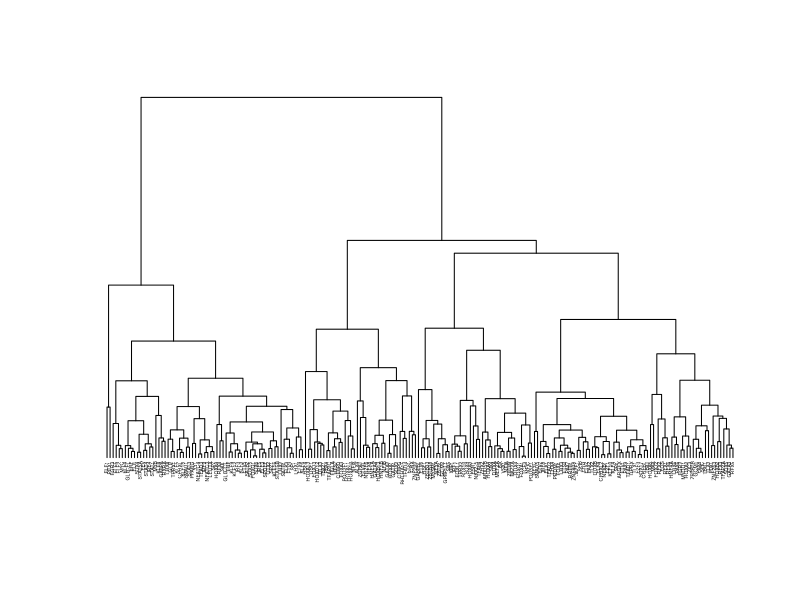
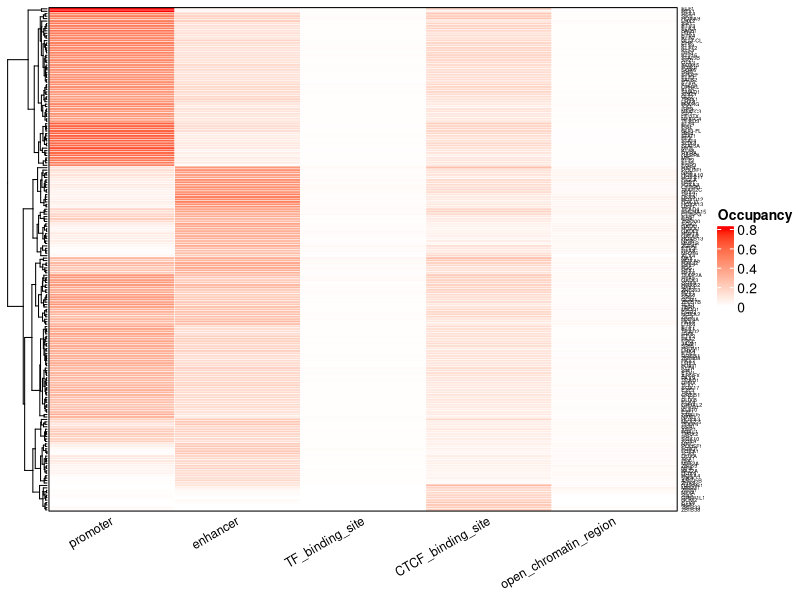
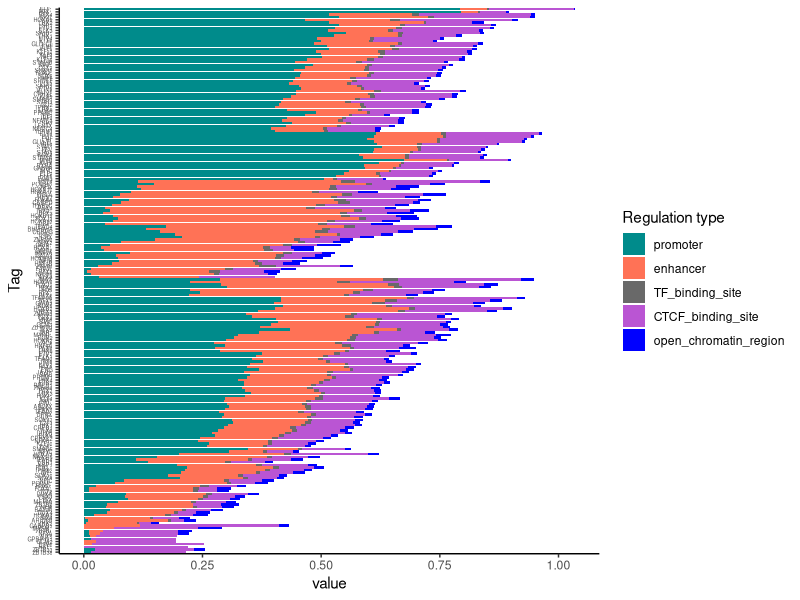

Recreate these plots in R, in order.
######################### left
library(ComplexHeatmap)

file<-read.table(file = "./input_data/Fig2B-left-input.txt",sep = "\t", header = T, row.names = 1)
new_file = as.matrix(file)
noNA<-na.omit(new_file)
rownames=rownames(noNA)
colnames=colnames(noNA)
d <- dist(noNA,method = "euclidean")
cluster2 <- hclust(d, method = "complete")

pdf("cluster.pdf", width = 12, height = 3)
plot(cluster2,hang = -1,cex=0.3,axes=F,ann=F)
dev.off()

pdf("Fig2B-left.pdf", width = 3, height = 10)
Heatmap(noNA, 
        cluster_columns = F,
        cluster_rows = T,
        row_order = rownames,
        column_order = colnames,
        row_names_side = "right",
        show_column_names = TRUE,
        show_row_names = TRUE,
        column_names_gp = gpar(fontsize = 9),
        column_names_rot = 30,
        row_names_gp = gpar(fontsize = 3.9),
        name = "Occupancy",
        border = 'black',
        col = c('white','red'),
        rect_gp = gpar(col = "white", lwd = 0.4),
)
dev.off()

######################### right
library(ggplot2)
library(reshape2)

file<-read.table("./input_data/Fig2B-right-input.txt",header = T, sep = "\t")
file2<-melt(file, id.vars = "Tag")
file2$Tag= factor(file2$Tag, levels = file$Tag)
file2$variable=factor(file2$variable, levels = c('open_chromatin_region', 'CTCF_binding_site', 'TF_binding_site','enhancer', 'promoter'))

pdf("Fig2B-right.pdf", width = 6, height = 10)
ggplot(file2, aes(x = value, y = Tag, fill = variable)) +
  geom_bar(stat = "identity") +
  guides(fill=guide_legend(reverse=TRUE)) +
  scale_fill_manual(name = "Regulation type", 
  values = c("blue", "#BA55D3", "#696969", "#FF7256", "#008B8B"), 
  breaks=c("open_chromatin_region", "CTCF_binding_site", "TF_binding_site","enhancer", "promoter"))+
  theme_classic() +
  theme(legend.position = 'right', 
         axis.text.y = element_text(size = 4)
  )
dev.off()
